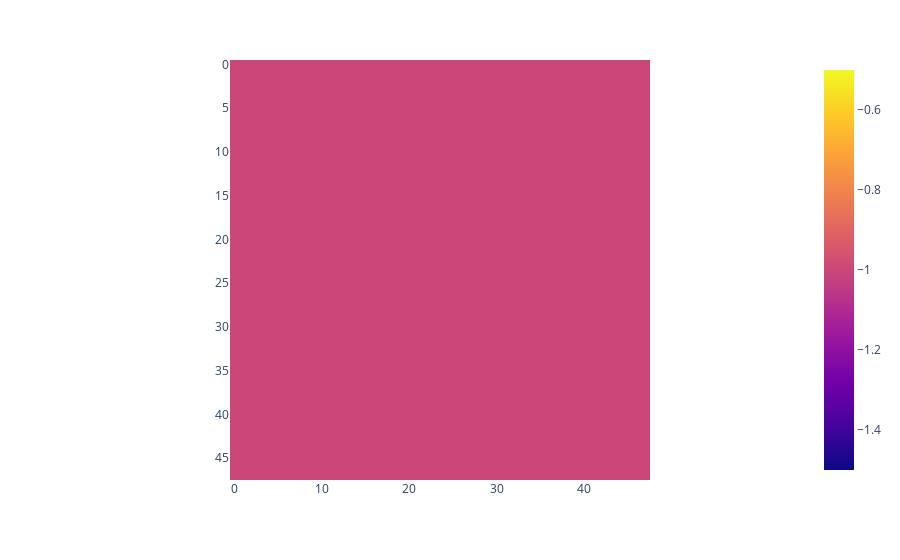
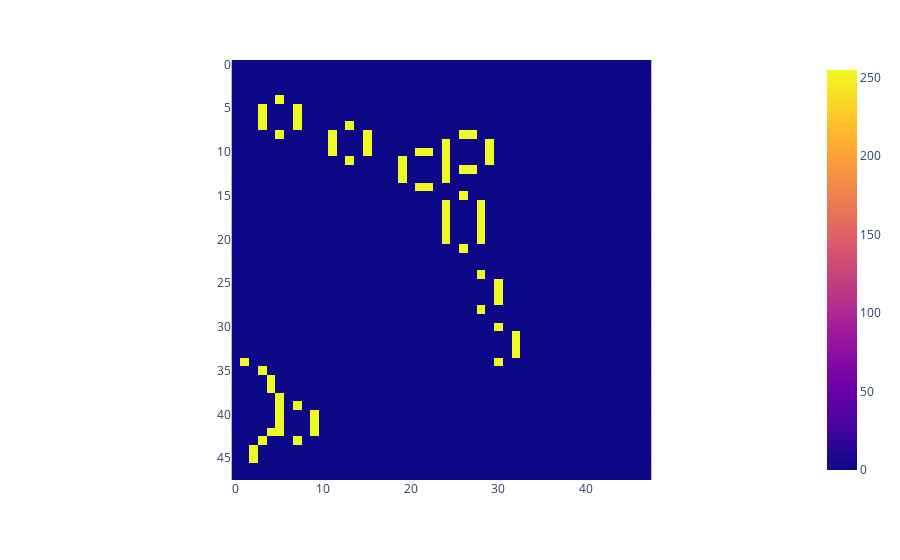

These figures' notebook cell, in order:
### Code cell
# imports from support files with class and functions
import default_agent
import lux_functions

# recreate our agents and run
player0 = env.agents[0]
player1 = env.agents[1]
agents = {
    player0: Archimedes_Lever(env.agents[0], env.state.env_cfg), 
    player1: Archimedes_Lever(env.agents[1], env.state.env_cfg)#default_agent.Default_Agent(env.agents[1], env.state.env_cfg)
}
img = env.render("rgb_array", width=48, height=48)
px.imshow(img).show()
lux_functions.interact(env=env, agents=agents, steps=1000, video=True)

### Figure 1 — Plotly figure (JSON) as saved in the notebook; plotly's stock layout.template omitted (floating-point values rounded to 4 significant figures; data arrays with more than 128 entries replaced by an {"elided": "..."} marker saying what was removed)
{"data": [{"coloraxis": "coloraxis", "hovertemplate": "x: %{x}<br>y: %{y}<br>color: %{z}<extra></extra>", "name": "0", "type": "heatmap", "xaxis": "x", "yaxis": "y", "z": {"elided": "48x48 int values"}}], "layout": {"coloraxis": {"colorscale": [[0, "#0d0887"], [0.1111, "#46039f"], [0.2222, "#7201a8"], [0.3333, "#9c179e"], [0.4444, "#bd3786"], [0.5556, "#d8576b"], [0.6667, "#ed7953"], [0.7778, "#fb9f3a"], [0.8889, "#fdca26"], [1, "#f0f921"]]}, "margin": {"t": 60}, "xaxis": {"anchor": "y", "constrain": "domain", "domain": [0, 1], "scaleanchor": "y"}, "yaxis": {"anchor": "x", "autorange": "reversed", "constrain": "domain", "domain": [0, 1]}}}

### Figure 2 — Plotly figure (JSON) as saved in the notebook; plotly's stock layout.template omitted (floating-point values rounded to 4 significant figures; data arrays with more than 128 entries replaced by an {"elided": "..."} marker saying what was removed)
{"data": [{"coloraxis": "coloraxis", "hovertemplate": "x: %{x}<br>y: %{y}<br>color: %{z}<extra></extra>", "name": "0", "type": "heatmap", "xaxis": "x", "yaxis": "y", "z": {"elided": "48x48 int values"}}], "layout": {"coloraxis": {"colorscale": [[0, "#0d0887"], [0.1111, "#46039f"], [0.2222, "#7201a8"], [0.3333, "#9c179e"], [0.4444, "#bd3786"], [0.5556, "#d8576b"], [0.6667, "#ed7953"], [0.7778, "#fb9f3a"], [0.8889, "#fdca26"], [1, "#f0f921"]]}, "margin": {"t": 60}, "xaxis": {"anchor": "y", "constrain": "domain", "domain": [0, 1], "scaleanchor": "y"}, "yaxis": {"anchor": "x", "autorange": "reversed", "constrain": "domain", "domain": [0, 1]}}}
